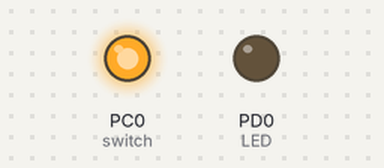
Bench run of a program on a simulated ATmega8, built with avr-gcc and emulated at 8 MHz. Shown: output pins drawn as LEDs (lit = HIGH). At 0.0 s the program stops and its outputs stay as they are.

Above: at 0.1 s.
Timing chart, 0 to 1.5 s (numbered marks = the images above):
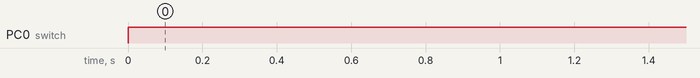

Measured:
- by itself, PC0 (switch): LOW → HIGH at 0.00 s

The program:

main.c
```c
/*
 * BUTTON ON OR OFF.c
 *
 * Created: 12/24/2019 2:32:36 PM
 * Author : ÃÅÙÑÃÉÁÄÇÓ ÃÅÙÑÃÉÏÓ
 */


#define F_CPU 8000000UL
#include <avr/io.h>
#include <util/delay.h>
//#include <asf.h>


int main(void) /* Replace with your application code */
{

DDRC = 0b00000001; //PC0 as output.Ï áêñïäÝêôçò PC0 ôÞò PORTC ãßíåôáé Åéóüäïò
PORTC = 0b00000001; //Set button (PC0) as HIGH.Ï áêñïäÝêôçò (0) ôÞò Èýñáò PORTC ãßíåôáé ëïãéêü (1)

DDRD = 0b00000001; //PD0 as output.
//PORTD = 0b00000001; //Turn OFF LED (PD0).

while(1) //infinite loop
{


	if(PINC & (1<<PINC0)) //If switch is released
	PORTD &= ~(1<<PIND0); //Turns OFF LED
	else //If switch is pressed.
	PORTD |= (1<<PIND0); //Turns ON LED
}
}
```
